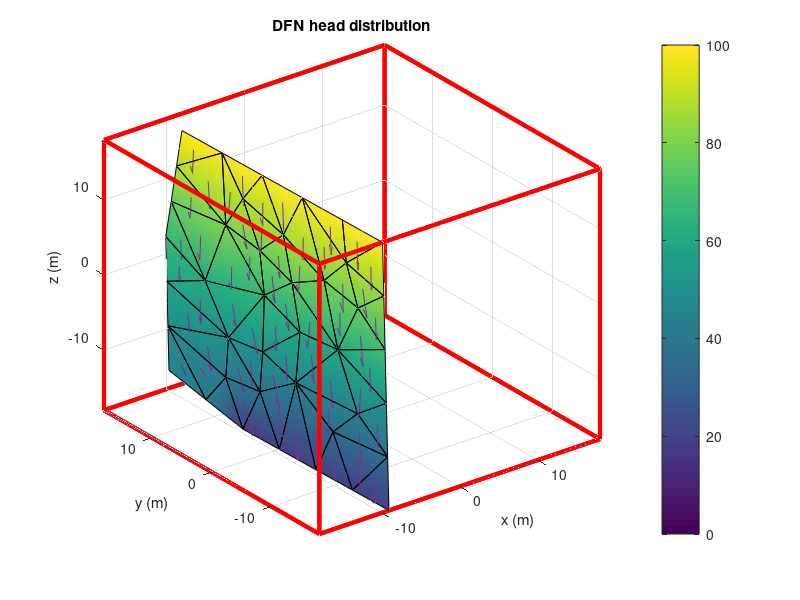
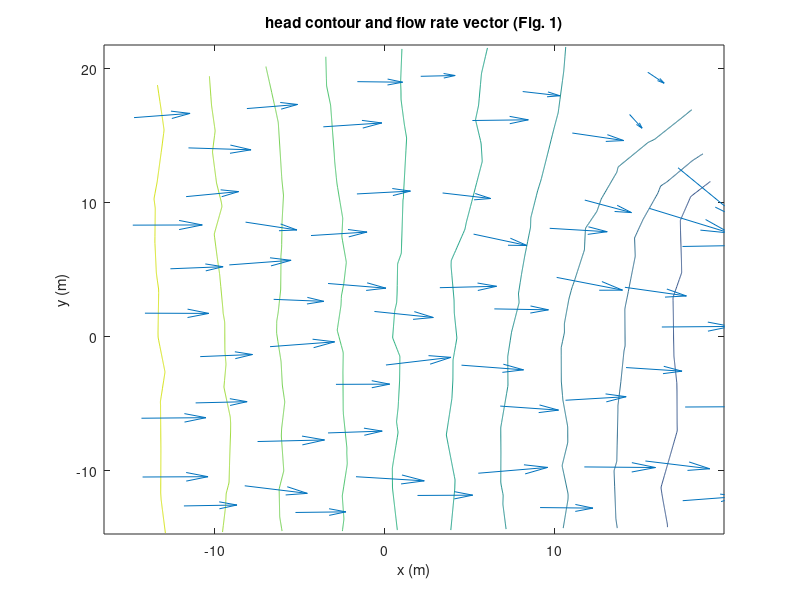

These charts were generated, in order, by the following MATLAB code:
clc;
close all;
clear all;

JXY_1=[-9.86, -11.896, 12.467; -9.896, -17.999, 18; -9.731, -17.999, 10.8; -9.602, -10.152, -0.002; -9.567, -17.999, 3.6; -9.403, -17.999, -3.599; -9.993, -1.55, 11.506; -10.092, -4.841, 18; -9.824, -8.127, 8.387; -9.714, -13.648, 7.198; -10.066, 7.98, 8.491; -10.179, 16.964, 7.556; -10.283, 15.929, 12.778; -9.912, 11.647, -0.654; -9.823, 1.857, 1.853; -9.721, 7.974, -6.637; -9.84, -2.795, 5.639; -10.288, 8.315, 18; -10.386, 14.893, 18; -9.963, 2.453, 7.589; -9.652, 2.358, -5.986; -9.533, 2.961, -11.606; -9.939, 18, -3.648; -10.075, 18, 2.334; -9.802, 18, -9.632; -9.548, 11.979, -16.807; -9.665, 18, -15.616; -9.601, 8.588, -12.268; -9.431, 5.958, -17.999; -9.683, -3.926, -0.502; -9.163, -12.009, -18; -9.238, -17.999, -10.799; -9.074, -17.999, -17.999; -9.392, -13.18, -7.201; -9.532, -3.029, -7.696; -9.355, -9.017, -11.542; -9.253, -6.02, -18; -9.342, -0.03, -17.999; -10.133, 5.027, 13.356; -9.994, -11.42, 18; -10.19, 1.736, 18; -9.878, -14.948, 15.234; -9.814, -17.999, 14.4; -9.796, -14.948, 11.634; -9.584, -14.076, 1.798; -9.485, -17.999, 0; -9.502, -14.076, -1.8; -10.042, -3.196, 14.753; -9.958, -6.484, 13.194; -9.908, -4.839, 9.947; -9.723, -15.823, 8.999; -9.787, -12.772, 9.833; -9.658, -11.9, 3.598; -9.713, -9.14, 4.192; -9.769, -10.888, 7.793; -10.123, 12.472, 8.024; -10.231, 16.447, 10.167; -10.174, 11.954, 10.635; -9.868, 6.752, 0.599; -9.772, 4.915, -2.391; -9.816, 9.81, -3.646; -9.917, -2.172, 8.572; -9.832, -5.461, 7.013; -10.285, 12.122, 15.389; -10.334, 15.411, 15.389; -10.337, 11.604, 18; -9.902, -0.17, 6.614; -9.832, -0.468, 3.746; -9.893, 2.155, 4.721; -9.592, 2.66, -8.796; -9.627, 5.467, -9.122; -9.686, 5.166, -6.312; -9.925, 14.824, -2.151; -10.007, 18, -0.657; -9.994, 14.824, 0.839; -9.738, 2.108, -2.066; -9.675, 14.99, -13.22; -9.607, 14.99, -16.212; -9.734, 18, -12.624; -9.989, 9.814, 3.918; -9.945, 4.919, 5.172; -9.516, 7.273, -15.134; -9.49, 8.969, -17.403; -9.575, 10.284, -14.538; -9.762, -3.36, 2.568; -9.721, -6.474, 2.818; -9.643, -7.039, -0.252; -9.201, -15.004, -14.399; -9.156, -17.999, -14.399; -9.119, -15.004, -18; -9.462, -8.105, -7.448; -9.567, -6.591, -3.849; -9.497, -11.666, -3.601; -9.304, -7.518, -14.771; -9.393, -4.524, -12.848; -9.444, -6.023, -9.619; -9.567, 5.775, -11.937; -9.482, 4.46, -14.803; -10.045, 14.306, 3.45; -9.374, -11.099, -9.371; -9.297, -3.025, -18; -9.437, -1.53, -12.848; -9.702, 13.294, -10.95; -9.761, 12.987, -8.134; -9.661, 8.281, -9.452; -9.87, 18, -6.64; -9.83, 12.987, -5.142; -10.177, 8.147, 13.245; -10.1, 6.503, 10.924; -10.211, 6.671, 15.678; -9.976, -8.369, 15.234; -10.043, -8.131, 18; -9.927, -11.658, 15.234; -9.842, -10.012, 10.427; -9.315, -15.59, -9; -9.297, -13.508, -11.171; -9.608, -3.477, -4.099; -9.259, -10.513, -14.771; -9.208, -9.014, -18; -9.533, -0.033, -9.651; -9.437, 1.465, -14.803; -9.387, 2.963, -17.999; -10.127, 17.482, 4.945; -10.048, 3.74, 10.473; -10.063, 1.738, 12.431; -9.978, 0.451, 9.548; -10.091, 0.092, 14.753; -10.141, -1.552, 18; -10.239, 5.025, 18; -10.162, 3.381, 15.678; -9.398, -15.59, -5.4; -9.321, -17.999, -7.199; -10.015, 5.216, 8.04; -9.668, -0.783, -3.244; -9.592, -0.335, -6.841; -9.753, -1.034, 0.675; -9.649, -17.999, 7.2; -9.641, -15.823, 5.399; -9.945, -14.709, 18; ];
JXY_2D_1=[-10.596, -8.547, 0; -16.038, -14.73, 0; -8.837, -14.625, 0; 1.85, -6.621, 0; -1.636, -14.52, 0; 5.564, -14.415, 0; -9.788, 1.813, 0; -16.234, -1.572, 0; -6.571, -4.718, 0; -5.299, -10.221, 0; -6.915, 11.387, 0; -6.114, 20.386, 0; -11.321, 19.274, 0; 2.177, 15.188, 0; -0.184, 5.362, 0; 8.215, 11.602, 0; -3.902, 0.653, 0; -16.43, 11.584, 0; -16.528, 18.162, 0; -5.931, 5.874, 0; 7.649, 5.977, 0; 13.261, 6.662, 0; 5.077, 21.585, 0; -0.907, 21.497, 0; 11.061, 21.672, 0; 18.328, 15.756, 0; 17.046, 21.759, 0; 13.838, 12.299, 0; 19.609, 9.752, 0; 2.257, -0.387, 0; 19.877, -8.215, 0; 12.765, -14.31, 0; 19.967, -14.205, 0; 9.095, -9.544, 0; 9.439, 0.614, 0; 13.375, -5.317, 0; 19.788, -2.226, 0; 19.699, 3.763, 0; -11.737, 8.364, 0; -16.136, -8.151, 0; -16.332, 5.005, 0; -13.317, -11.638, 0; -12.437, -14.677, 0; -9.716, -11.586, 0; 0.107, -10.57, 0; 1.964, -14.467, 0; 3.707, -10.518, 0; -13.011, 0.12, 0; -11.402, -3.145, 0; -8.18, -1.452, 0; -7.068, -12.423, 0; -7.948, -9.384, 0; -1.724, -8.421, 0; -2.36, -5.67, 0; -5.935, -7.47, 0; -6.514, 15.887, 0; -8.717, 19.83, 0; -9.118, 15.331, 0; 0.996, 10.275, 0; 4.015, 8.482, 0; 5.196, 13.395, 0; -6.845, 1.233, 0; -5.236, -2.032, 0; -13.876, 15.429, 0; -13.925, 18.718, 0; -16.479, 14.873, 0; -4.916, 3.264, 0; -2.043, 3.008, 0; -3.058, 5.618, 0; 10.454, 6.319, 0; 10.738, 9.132, 0; 7.932, 8.789, 0; 3.627, 18.386, 0; 2.085, 21.541, 0; 0.635, 18.343, 0; 3.732, 5.669, 0; 14.695, 18.714, 0; 17.687, 18.757, 0; 14.054, 21.715, 0; -2.369, 13.288, 0; -3.55, 8.375, 0; 16.724, 11.025, 0; 18.968, 12.754, 0; 16.083, 14.027, 0; -0.822, 0.133, 0; -1.026, -2.983, 0; 2.053, -3.504, 0; 16.321, -11.263, 0; 16.366, -14.257, 0; 19.922, -11.21, 0; 9.267, -4.465, 0; 5.644, -3.003, 0; 5.472, -8.083, 0; 16.581, -3.771, 0; 14.614, -0.805, 0; 11.407, -2.351, 0; 13.549, 9.48, 0; 16.435, 8.207, 0; -1.968, 17.787, 0; 11.235, -7.43, 0; 19.743, 0.768, 0; 14.569, 2.188, 0; 12.45, 16.985, 0; 9.638, 16.637, 0; 11.027, 11.95, 0; 8.069, 21.628, 0; 6.646, 16.593, 0; -11.673, 11.486, 0; -9.326, 9.876, 0; -14.084, 9.974, 0; -13.415, -5.059, 0; -16.185, -4.862, 0; -13.366, -8.349, 0; -8.583, -6.632, 0; 10.93, -11.927, 0; 13.07, -9.813, 0; 5.848, 0.113, 0; 16.626, -6.766, 0; 19.833, -5.221, 0; 11.35, 3.638, 0; 16.48, 5.212, 0; 19.654, 6.757, 0; -3.51, 20.942, 0; -8.834, 7.119, 0; -10.763, 5.088, 0; -7.859, 3.843, 0; -13.06, 3.409, 0; -16.283, 1.716, 0; -16.381, 8.294, 0; -14.035, 6.684, 0; 7.33, -11.979, 0; 9.165, -14.362, 0; -6.423, 8.631, 0; 4.953, 2.794, 0; 8.544, 3.295, 0; 1.036, 2.487, 0; -5.236, -14.572, 0; -3.467, -12.371, 0; -16.087, -11.44, 0; ];
JM_1=[1, 42, 2, 43, 3, 44; 4, 45, 5, 46, 6, 47; 7, 48, 8, 49, 9, 50; 1, 44, 3, 51, 10, 52; 10, 53, 4, 54, 9, 55; 11, 56, 12, 57, 13, 58; 14, 59, 15, 60, 16, 61; 17, 62, 7, 50, 9, 63; 18, 64, 13, 65, 19, 66; 20, 67, 17, 68, 15, 69; 21, 70, 22, 71, 16, 72; 14, 73, 23, 74, 24, 75; 21, 72, 16, 60, 15, 76; 25, 77, 26, 78, 27, 79; 14, 80, 11, 81, 15, 59; 28, 82, 29, 83, 26, 84; 30, 85, 17, 86, 4, 87; 31, 88, 32, 89, 33, 90; 34, 91, 35, 92, 4, 93; 36, 94, 37, 95, 35, 96; 28, 97, 22, 98, 29, 82; 14, 99, 12, 56, 11, 80; 34, 100, 36, 96, 35, 91; 35, 95, 37, 101, 38, 102; 28, 103, 25, 104, 16, 105; 16, 104, 25, 106, 23, 107; 11, 58, 13, 64, 18, 108; 39, 109, 11, 108, 18, 110; 1, 111, 8, 112, 40, 113; 1, 52, 10, 55, 9, 114; 34, 115, 32, 116, 36, 100; 30, 87, 4, 92, 35, 117; 36, 116, 32, 88, 31, 118; 36, 118, 31, 119, 37, 94; 22, 120, 35, 102, 38, 121; 22, 121, 38, 122, 29, 98; 14, 61, 16, 107, 23, 73; 14, 75, 24, 123, 12, 99; 20, 124, 39, 125, 7, 126; 7, 127, 41, 128, 8, 48; 39, 110, 18, 129, 41, 130; 39, 130, 41, 127, 7, 125; 34, 93, 4, 47, 6, 131; 34, 131, 6, 132, 32, 115; 17, 63, 9, 54, 4, 86; 20, 69, 15, 81, 11, 133; 21, 134, 30, 117, 35, 135; 30, 136, 15, 68, 17, 85; 20, 133, 11, 109, 39, 124; 20, 126, 7, 62, 17, 67; 28, 84, 26, 77, 25, 103; 28, 105, 16, 71, 22, 97; 21, 76, 15, 136, 30, 134; 21, 135, 35, 120, 22, 70; 10, 51, 3, 137, 5, 138; 10, 138, 5, 45, 4, 53; 1, 114, 9, 49, 8, 111; 1, 113, 40, 139, 2, 42; ];
Data_1=[88.1156; 100; 83.9153; 60.9367; 69.1366; 52.4831; 86.1068; 100; 79.6252; 76.5243; 80.1798; 76.2276; 87.6294; 62.1909; 65.8369; 51.0466; 73.6497; 100; 100; 77.8742; 50.1558; 37.9697; 57.9106; 66.2865; 48.4481; 40.9389; 45.1523; 41.5744; 20; 60.3517; 20; 36.8339; 20; 44.9532; 44.1303; 35.2232; 20; 20; 89.3815; 100; 100; 92.9553; 91.6198; 86.4152; 64.2815; 60.8097; 57.4646; 91.8897; 89.3424; 83.2508; 79.7095; 83.3161; 69.9695; 70.7463; 77.7814; 78.7512; 81.9287; 83.3581; 63.7857; 57.848; 57.5256; 79.0749; 76.0581; 94.8661; 94.0466; 100; 76.0675; 69.8; 72.8466; 45.1234; 44.6703; 50.4589; 60.415; 62.1505; 64.0174; 56.6635; 45.0268; 43.168; 46.8685; 69.5577; 73.1178; 33.1244; 31.6991; 41.2655; 65.9817; 68.2375; 60.7698; 27.1142; 27.8703; 20; 44.5876; 52.6771; 51.5874; 28.9795; 33.5931; 39.318; 40.0853; 30.4314; 68.0265; 40.9542; 20; 33.6472; 44.7561; 50.1888; 45.493; 53.1662; 53.957; 88.5786; 84.9896; 93.8078; 93.1089; 100; 93.062; 84.59; 41.5615; 35.6632; 53.1427; 28.8837; 20; 40.9781; 30.5282; 20; 70.9827; 82.6576; 87.8358; 81.2011; 92.1172; 100; 100; 93.6626; 48.1627; 44.7391; 78.9463; 54.486; 47.8378; 62.8799; 76.5391; 73.3569; 100; ];
figure(1)
P_1 = patch('Vertices', JXY_1, 'Faces', JM_1, 'FaceVertexCData', Data_1, 'FaceColor', 'interp', 'EdgeAlpha', 1);
hold on;
view(3);
colorbar;
hold on;
figure(1)
plot3([-18 18],[-18 -18],[18 18],'color',[1 0 0],'Linewidth',3);
grid on; hold on;
plot3([18 18],[-18 18],[18 18],'color',[1 0 0],'Linewidth',3);
grid on; hold on;
plot3([18 -18],[18 18],[18 18],'color',[1 0 0],'Linewidth',3);
grid on; hold on;
plot3([-18 -18],[18 -18],[18 18],'color',[1 0 0],'Linewidth',3);
grid on; hold on;
plot3([-18 18],[-18 -18],[-18 -18],'color',[1 0 0],'Linewidth',3);
grid on; hold on;
plot3([18 18],[-18 18],[-18 -18],'color',[1 0 0],'Linewidth',3);
grid on; hold on;
plot3([18 -18],[18 18],[-18 -18],'color',[1 0 0],'Linewidth',3);
grid on; hold on;
plot3([-18 -18],[18 -18],[-18 -18],'color',[1 0 0],'Linewidth',3);
grid on; hold on;
plot3([-18 18],[-18 -18],[-18 -18],'color',[1 0 0],'Linewidth',3);
grid on; hold on;
plot3([18 18],[-18 -18],[-18 18],'color',[1 0 0],'Linewidth',3);
grid on; hold on;
plot3([18 -18],[-18 -18],[18 18],'color',[1 0 0],'Linewidth',3);
grid on; hold on;
plot3([-18 -18],[-18 -18],[18 -18],'color',[1 0 0],'Linewidth',3);
grid on; hold on;
plot3([-18 18],[18 18],[-18 -18],'color',[1 0 0],'Linewidth',3);
grid on; hold on;
plot3([18 18],[18 18],[-18 18],'color',[1 0 0],'Linewidth',3);
grid on; hold on;
plot3([18 -18],[18 18],[18 18],'color',[1 0 0],'Linewidth',3);
grid on; hold on;
plot3([-18 -18],[18 18],[18 -18],'color',[1 0 0],'Linewidth',3);
grid on; hold on;
plot3([-18 -18],[-18 18],[-18 -18],'color',[1 0 0],'Linewidth',3);
grid on; hold on;
plot3([-18 -18],[18 18],[-18 18],'color',[1 0 0],'Linewidth',3);
grid on; hold on;
plot3([-18 -18],[18 -18],[18 18],'color',[1 0 0],'Linewidth',3);
grid on; hold on;
plot3([-18 -18],[-18 -18],[18 -18],'color',[1 0 0],'Linewidth',3);
grid on; hold on;
plot3([18 18],[-18 18],[-18 -18],'color',[1 0 0],'Linewidth',3);
grid on; hold on;
plot3([18 18],[18 18],[-18 18],'color',[1 0 0],'Linewidth',3);
grid on; hold on;
plot3([18 18],[18 -18],[18 18],'color',[1 0 0],'Linewidth',3);
grid on; hold on;
plot3([18 18],[-18 -18],[18 -18],'color',[1 0 0],'Linewidth',3);
grid on; hold on;
axis([-18 18 -18 18 -18 18])
hold on;
xlabel('x (m)');
ylabel('y (m)');
zlabel('z (m)');
title('DFN head distribution');
hold on;

%%*****flux rate vector***
figure(1)
q_vector_1=[-9.83022, -15.9656, 13.7556, 0.0444088, 0.0139031, -1.95478; -9.5249, -15.3844, -0.00100535, 0.0466283, -0.0161449, -2.03238; -9.97046, -4.84067, 12.631, 0.0429494, 0.070166, -1.9276; -9.76967, -14.5154, 10.1552, 0.0582705, -0.38778, -2.29963; -9.71418, -10.6436, 5.19429, 0.0447279, 0.0559798, -1.99625; -10.1769, 13.6244, 9.60839, 0.0402424, 0.164559, -1.87067; -9.81975, 7.15943, -1.81344, 0.0446005, -0.284525, -1.76817; -9.8866, -4.15849, 8.51073, 0.0515178, 0.190432, -2.38159; -10.32, 13.0456, 16.2592, 0.0446817, 0.166749, -2.0666; -9.87663, 0.504832, 5.02709, 0.052318, -0.249925, -2.12891; -9.63608, 4.43092, -8.07751, 0.0511091, -0.189627, -2.11535; -9.97624, 15.8824, -0.656807, 0.0286797, 0.0186262, -1.26872; -9.733, 4.06295, -3.59078, 0.0530432, -0.560202, -1.95795; -9.6729, 15.9931, -14.0193, 0.021425, -0.522476, -0.597303; -9.93488, 7.16153, 3.22952, 0.0434988, 0.103786, -1.97363; -9.52806, 8.84193, -15.6925, 0.0904729, -2.49901, -2.33101; -9.70952, -5.62543, 1.71119, 0.0499935, 0.322238, -2.40093; -9.15964, -16.0033, -15.6, 0.0453138, 0.168981, -2.09575; -9.50993, -8.78821, -4.96721, 0.0522239, -0.220067, -2.1443; -9.38121, -6.02268, -12.4135, 0.0499729, -0.198771, -2.05959; -9.5228, 5.836, -13.9589, 0.0851631, -1.19735, -2.9489; -10.0534, 12.1972, 5.13063, 0.0470226, 0.149833, -2.15811; -9.42777, -8.40958, -8.81407, 0.0490676, 0.133386, -2.23696; -9.37676, -3.02725, -14.5657, 0.058186, -0.0111397, -2.54204; -9.70905, 11.5206, -9.51326, 0.0487296, -0.379033, -1.88733; -9.82141, 14.6578, -6.63999, 0.034403, -0.216248, -1.366; -10.2133, 10.7411, 13.0896, 0.0544051, -0.123639, -2.30287; -10.1635, 7.10716, 13.2824, 0.0411453, 0.206508, -1.93764; -9.98311, -9.38696, 16.1557, 0.0543315, -0.00870673, -2.37475; -9.80039, -11.2249, 9.35102, 0.0557504, 0.037564, -2.46715; -9.32975, -13.3996, -9.84832, 0.0608178, -0.0662272, -2.62135; -9.6069, -5.70336, -2.73426, 0.0558142, -0.250857, -2.28148; -9.25341, -13.0092, -13.4478, 0.0599161, -0.39785, -2.36515; -9.25819, -9.01617, -15.8478, 0.0603089, -0.0204519, -2.62896; -9.47005, -0.0332203, -12.4349, 0.0580979, -0.43776, -2.25941; -9.43635, 2.96279, -15.8691, 0.0709028, 0.0226029, -3.12124; -9.85814, 12.5403, -3.64743, 0.0469874, 0.00270183, -2.06043; -10.0563, 15.5373, 3.0783, 0.0387975, -0.0497356, -1.66734; -10.0307, 1.97629, 10.8172, 0.0493047, 0.180882, -2.27838; -10.0926, -1.5525, 15.8351, 0.0543973, -0.0453022, -2.35372; -10.2048, 5.02589, 16.452, 0.0588517, -0.028563, -2.55982; -10.1064, 1.7373, 14.2873, 0.0433219, 0.0682738, -1.94268; -9.46668, -13.7782, -3.60147, 0.0549359, 0.233819, -2.5597; -9.34553, -16.3937, -7.20054, 0.0452254, -0.0544076, -1.94592; -9.75627, -7.02597, 4.67455, 0.0454661, -0.0191908, -1.97947; -9.9519, 4.09676, 5.97777, 0.0451821, 0.133574, -2.06685; -9.62356, -1.5329, -4.72912, 0.0465339, -0.0721047, -1.99168; -9.78335, -1.62178, 2.32968, 0.0540852, -0.313362, -2.16489; -10.0552, 5.15325, 9.81232, 0.048897, -0.393123, -1.88546; -9.93313, -0.631335, 8.24477, 0.0439748, -0.120783, -1.84775; -9.65158, 12.8558, -12.9035, 0.0199983, -0.649295, -0.451932; -9.61926, 6.50774, -10.1714, 0.048154, -0.609172, -1.71174; -9.72052, 0.0961612, -1.54581, 0.0472095, 0.0345977, -2.091; -9.57332, 0.763177, -8.43069, 0.064555, -0.630338, -2.41649; -9.67187, -16.5495, 7.19929, 0.0424158, 0.00193881, -1.85964; -9.62869, -13.9341, 3.59844, 0.0607579, -0.229213, -2.51222; -9.92635, -8.28943, 12.9515, 0.0428604, 0.0293408, -1.89702; -9.9177, -13.7727, 16.1557, 0.0553325, -0.0207741, -2.41072; ];
quiver3(q_vector_1(:,1), q_vector_1(:,2), q_vector_1(:,3), q_vector_1(:,4), q_vector_1(:,5), q_vector_1(:,6));

hold on;
%show frac pressure contour and flow rate vectors in 2D
figure(2)
x_tr1 = JXY_2D_1(:, 1);
y_tr1 = JXY_2D_1(:, 2);
z_tr1 = Data_1(:);
nx1 = 500;
ny1 = 500;
[X1,Y1] = meshgrid(linspace(min(x_tr1),max(x_tr1),nx1),linspace(min(y_tr1),max(y_tr1),ny1)) ;
Z1 =griddata(x_tr1,y_tr1,z_tr1,X1,Y1) ;
contour(X1,Y1,Z1) ;
hold on;
S_1= patch('Vertices', JXY_2D_1, 'Faces', JM_1, 'FaceVertexCData', Data_1, 'FaceColor', 'interp', 'EdgeAlpha', 0.2, 'facealpha', 0);
hold on;
q_vector_2d1=[-11.8243, -12.6347, 0, 1.95487, 0.0423951, 0; 1.92583, -11.8529, 0, 2.03294, 0.0134783, 0; -10.8653, -1.49333, 0, 1.92685, 0.0982619, 0; -8.24487, -11.1319, 0, 2.30577, -0.354261, 0; -3.34097, -7.1879, 0, 1.99572, 0.0850763, 0; -8.11767, 17.0158, 0, 1.86851, 0.191826, 0; 3.40233, 10.7173, 0, 1.77269, -0.258753, 0; -6.75463, -0.7511, 0, 2.37912, 0.225145, 0; -14.7609, 16.3401, 0, 2.06444, 0.196871, 0; -3.34, 3.963, 0, 2.13297, -0.218895, 0; 9.70807, 8.0801, 0, 2.1185, -0.158795, 0; 2.11543, 19.4234, 0, 1.26864, 0.0371185, 0; 5.22613, 7.64673, 0, 1.9666, -0.531663, 0; 15.4784, 19.7288, 0, 0.605187, -0.51377, 0; -1.64143, 10.6459, 0, 1.97239, 0.132552, 0; 17.2584, 12.6021, 0, 2.36864, -2.46504, 0; 0.0678333, -2.11893, 0, 2.39649, 0.357232, 0; 17.5365, -12.2444, 0, 2.09356, 0.199528, 0; 6.79443, -5.18437, 0, 2.14791, -0.188813, 0; 14.2007, -2.3103, 0, 2.06287, -0.168752, 0; 15.5694, 9.5709, 0, 2.96721, -1.15437, 0; -3.61793, 15.6539, 0, 2.15621, 0.181289, 0; 10.6362, -4.74967, 0, 2.23532, 0.165991, 0; 16.3085, 0.7165, 0, 2.54259, 0.0259119, 0; 11.0383, 15.1907, 0, 1.89328, -0.351524, 0; 8.1178, 18.286, 0, 1.36944, -0.196337, 0; -11.5565, 14.0818, 0, 2.30507, -0.0900733, 0; -11.6951, 10.445, 0, 1.93486, 0.234751, 0; -14.3228, -6.091, 0, 2.37524, 0.0259066, 0; -7.48967, -7.82977, 0, 2.46697, 0.0735241, 0; 11.7451, -9.7246, 0, 2.62274, -0.0280196, 0; 4.51513, -2.13207, 0, 2.28557, -0.217603, 0; 15.3393, -9.28173, 0, 2.37145, -0.363377, 0; 17.6801, -5.25373, 0, 2.62967, 0.0178667, 0; 14.1327, 3.67947, 0, 2.26629, -0.404828, 0; 17.5228, 6.72553, 0, 3.12139, 0.0680969, 0; 5.15637, 16.1249, 0, 2.06071, 0.0327338, 0; -1.6151, 19.0238, 0, 1.66834, -0.0254332, 0; -9.15293, 5.35007, 0, 2.27604, 0.214091, 0; -14.119, 1.74813, 0, 2.35476, -0.0109954, 0; -14.8341, 8.31753, 0, 2.56064, 0.00874776, 0; -12.62, 5.0605, 0, 1.94196, 0.0965895, 0; 5.5029, -10.1943, 0, 2.5566, 0.271128, 0; 9.14153, -12.7573, 0, 1.94703, -0.0260447, 0; -2.8751, -3.56267, 0, 1.98007, 0.00966121, 0; -4.3444, 7.54107, 0, 2.06518, 0.1637, 0; 6.4481, 2.06747, 0, 1.99307, -0.0430748, 0; -0.610467, 1.8757, 0, 2.1699, -0.281808, 0; -8.1953, 8.54167, 0, 1.89161, -0.365641, 0; -6.54123, 2.77993, 0, 1.84984, -0.0938508, 0; 14.4091, 16.5753, 0, 0.461685, -0.642708, 0; 11.7713, 10.1874, 0, 1.72108, -0.584222, 0; 3.24, 3.65013, 0, 2.09081, 0.0650753, 0; 10.116, 4.4175, 0, 2.42626, -0.595117, 0; -5.2582, -13.123, 0, 1.8599, 0.0290441, 0; -1.6958, -10.4551, 0, 2.51603, -0.192596, 0; -11.1345, -4.94677, 0, 1.89687, 0.0569909, 0; -14.2574, -10.4768, 0, 2.4114, 0.0143635, 0; ];
quiver3(q_vector_2d1(:,1), q_vector_2d1(:,2), q_vector_2d1(:,3), q_vector_2d1(:,4), q_vector_2d1(:,5), q_vector_2d1(:,6));

hold on;
xlabel('x (m)');
ylabel('y (m)');
title('head contour and flow rate vector (Fig. 1)');
hold on;
